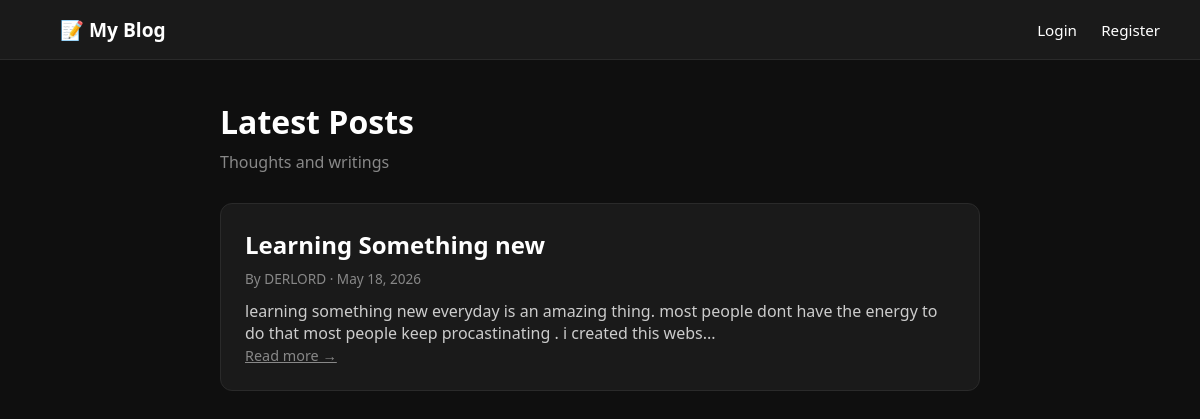
The page / on the database its author committed.
### app.py (models this page shows)
class Post(db.Model):
    id = db.Column(db.Integer, primary_key=True)
    title = db.Column(db.String(200), nullable=False)
    content = db.Column(db.Text, nullable=False)
    created_at = db.Column(db.DateTime, default=datetime.utcnow)
    user_id = db.Column(db.Integer, db.ForeignKey("user.id"), nullable=False)

class User(UserMixin, db.Model):
    id = db.Column(db.Integer, primary_key=True)
    username = db.Column(db.String(80), unique=True, nullable=False)
    password = db.Column(db.String(200), nullable=False)
    posts = db.relationship("Post", backref="author", lazy=True)

### app.py (the view)
@app.route("/")
def home():
    posts = Post.query.order_by(Post.created_at.desc()).all()
    return render_template("home.html", posts=posts)

### templates/home.html (shortened to what this page needs)
{% extends "base.html" %}
{% block content %}
    <h1 style="margin-bottom: 8px;">Latest Posts</h1>
    <p style="color: #888; margin-bottom: 30px;">Thoughts and writings</p>
    {% if posts %}
        {% for post in posts %}
        <div class="card">
            <h2 style="margin-bottom: 8px;">
                <a href="/post/{{ post.id }}" style="color: #fff; text-decoration: none;">
                    {{ post.title }}
                </a>
            </h2>
            <p style="color: #888; font-size: 0.85rem; margin-bottom: 12px;">
                By {{ post.author.username }} · {{ post.created_at.strftime("%B %d, %Y") }}
            </p>
            <p style="color: #ccc;">{{ post.content[:150] }}...</p>
            <a href="/post/{{ post.id }}" style="color: #888; font-size: 0.9rem;">Read more →</a>
        </div>
        {% endfor %}
    {% else %}
        <div class="card">
            <p style="color: #888;">No posts yet. <a href="/register" style="color: #fff;">Create an account</a> to write the first one!</p>
        </div>
    {% endif %}
{% endblock %}

### templates/base.html (shortened to what this page needs)
<!DOCTYPE html>
<html lang="en">
<head>
</head>
<body>
    <nav>
        <a href="/" class="brand">📝 My Blog</a>
        <div>
            {% if current_user.is_authenticated %}
                <a href="/dashboard">Dashboard</a>
                <a href="/post/new">New Post</a>
                <a href="/logout">Logout</a>
            {% else %}
                <a href="/login">Login</a>
                <a href="/register">Register</a>
            {% endif %}
        </div>
    </nav>
    <div class="container">
        {% block content %}{% endblock %}
    </div>
</body>
</html>

### templates/base.html (style rules this page uses)
* { margin: 0; padding: 0; box-sizing: border-box; }
body { font-family: 'Segoe UI', sans-serif; background: #0f0f0f; color: #ffffff; min-height: 100vh; }
nav { background: #1a1a1a; padding: 16px 40px; display: flex; justify-content: space-between; align-items: center; border-bottom: 1px solid #2a2a2a; }
nav a { color: #fff; text-decoration: none; margin-left: 20px; font-size: 0.95rem; }
.brand { font-size: 1.2rem; font-weight: bold; }
.container { max-width: 800px; margin: 40px auto; padding: 0 20px; }
.card { background: #1a1a1a; border: 1px solid #2a2a2a; border-radius: 12px; padding: 24px; margin-bottom: 20px; }

### rows shown on the page
Post: title "Learning Something new", author.username "DERLORD", created_at "May 18, 2026", content "learning something new everyday is an amazing thing. most people dont have the energy to do that most people keep procastinating . i created this webs"
